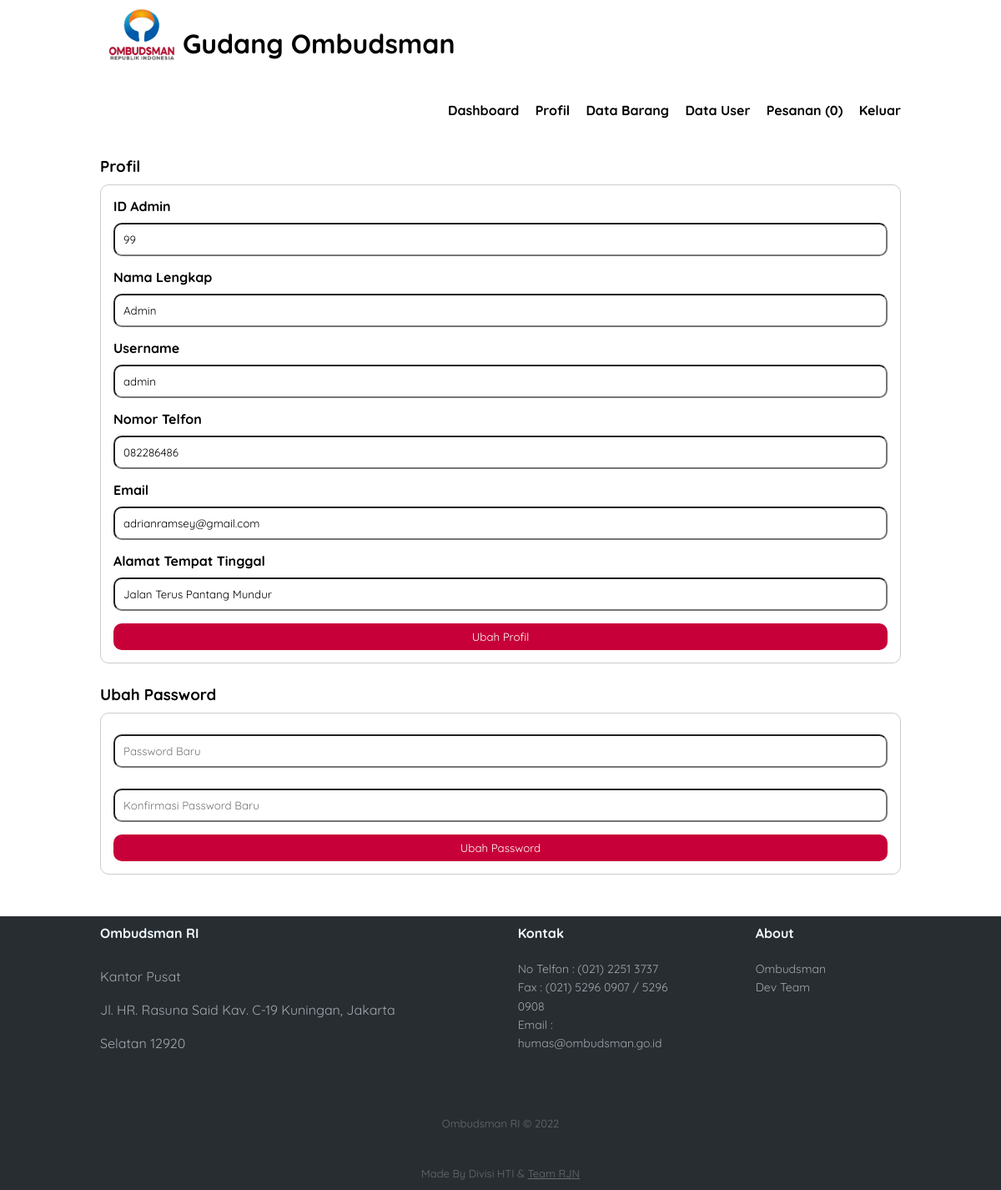
The page /profile.php (signed in) on the database its author committed.
### tables this page shows
CREATE TABLE `data_admin` (
  `admin_id` int(11) NOT NULL,
  `office_id` int(15) NOT NULL,
  `admin_name` varchar(50) NOT NULL,
  `admin_username` varchar(50) NOT NULL,
  `admin_password` varchar(100) NOT NULL,
  `admin_telp` varchar(20) NOT NULL,
  `admin_email` varchar(50) NOT NULL,
  `admin_address` text NOT NULL
);

### profile.php (the view, shortened to what this page needs)
<?php
include 'db.php';
$query = mysqli_query($conn, "SELECT * FROM data_admin WHERE admin_id = '" . $_SESSION['id'] . "' ");
$d = mysqli_fetch_object($query);
$query_super = mysqli_query($conn, "SELECT * FROM data_superadmin WHERE super_admin_id = '" . $_SESSION['id'] . "' ");
$s = mysqli_fetch_object($query_super);
?>
<!DOCTYPE html>
<html lang="en">
<head>
    <link rel="stylesheet" type="text/css" href="css/style.css">
    <link href="https://cdnjs.cloudflare.com/ajax/libs/sweetalert/1.1.3/sweetalert.css" rel="stylesheet" />
</head>
<body>
    <?php
    if ($_SESSION['role_login'] == 'admin') {
    ?>
        <header>
            <div class="container">
                <h1><a href="dashboard.php"><img style="width: 80px ; margin-bottom :-10px ;" src="img/logo-ombudsman2.png" alt=""> Gudang Ombudsman</a></h1>
                <ul style="margin-top: 20px ;">
                    <?php
                    $jml_keranjang = 0;
                    ?>
                    <li><a href="dashboard.php">Dashboard</a></li>
                    <li><a href="profile.php">Profil</a></li>
                    <li><a href="product-data.php">Data Barang</a></li>
                    <li><a href="user-data.php">Data User</a></li>
                    <li><a href="order-table.php">Pesanan (<?php echo $jml_keranjang; ?>)</a></li>
                    <li><a href="logout.php">Keluar</a></li>
                </ul>
            </div>
        </header>
        <div class="section">
            <div class="container">
                <h3>Profil</h3>
                <div class="box">
                    <form action="" method="POST">
                        <h4>ID Admin</h4>
                        <input type="text" name="idadmin" placeholder="ID Admin" class="input-control" value="<?php echo $d->admin_id ?>" readonly>
                        <h4>Nama Lengkap</h4>
                        <input type="text" name="nama" placeholder="Nama Lengkap" class="input-control" value="<?php echo $d->admin_name ?>" required>
                        <h4>Username</h4>
                        <input type="text" name="user" placeholder="Username" class="input-control" value="<?php echo $d->admin_username ?>" required>
                        <h4>Nomor Telfon</h4>
                        <input type="text" name="hp" placeholder="No HP" class="input-control" value="<?php echo $d->admin_telp ?>" required>
                        <h4>Email</h4>
                        <input type="email" name="email" placeholder="Email" class="input-control" value="<?php echo $d->admin_email ?>" required>
                        <h4>Alamat Tempat Tinggal</h4>
                        <input type="text" name="alamat" placeholder="Alamat" class="input-control" value="<?php echo $d->admin_address ?>" required>
                        <input type="submit" name="submit" value="Ubah Profil" class="btn">
                    </form>
                </div>
                <h3>Ubah Password</h3>
                <div class="box">
                    <form action="" method="POST">
                        <input type="password" name="pass1" placeholder="Password Baru" class="input-control" required>
                        <input type="password" name="pass2" placeholder="Konfirmasi Password Baru" class="input-control" required>
                        <input type="submit" name="ubah_password" value="Ubah Password" class="btn">
                    </form>
                </div>
            </div>
        </div>
        <div class="footer-dark">
            <footer>
                <div class="container">
                    <div class="row" style="display: flex ;">
                        <div class="col-md-6 item text" style="margin-right: 90px ;">
                            <h3>Ombudsman RI</h3>
                            <p>Kantor Pusat <br>
                                Jl. HR. Rasuna Said Kav. C-19 Kuningan, Jakarta Selatan 12920</p>
                        </div>
                        <div class="col-sm-6 col-md-3 item" style="margin-right: 90px ;">
                            <h3>Kontak</h3>
                            <ul>
                                <li><a href="#">No Telfon : (021) 2251 3737</a></li>
                                <li><a href="#">Fax : (021) 5296 0907 / 5296 0908</a></li>
                                <li><a href="#">Email : humas@ombudsman.go.id</a></li>
                            </ul>
                        </div>
                        <br>
                        <div class="col-sm-6 col-md-3 item" style="margin-right: 90px ;">
                            <h3>About</h3>
                            <ul>
                                <li><a href="https://ombudsman.go.id/">Ombudsman</a></li>
                                <li><a href="dev-team.php">Dev Team</a></li>
                            </ul>
                        </div>
                        <br>
                    </div>
                    <p class="copyright">Ombudsman RI © 2022</p>
                    <p class="copyright">Made By Divisi HTI & <a href="dev-team.php" target="-blank">Team RJN</a></p>
                </div>
            </footer>
        </div>
    <?php
    } else if ($_SESSION['role_login'] == 'super') {
    ?>
        <header>
            <div class="container">
                <h1><a href="dashboard.php"><img style="width: 70px ; margin-bottom :-10px ;" src="img/logo-ombudsman2.png" alt=""> Gudang Ombudsman</a></h1>
                <ul style="margin-top: 20px ;">
                    <li><a href="dashboard.php">Dashboard </a></li>
                    <li><a href="profile.php">Profil</a></li>
                    <li><a href="category-data.php">Kategori</a></li>
                    <li><a href="product-data.php">Barang</a></li>
                    <li><a href="unit-data.php">Satuan</a></li>
                    <li><a href="office-data.php">Perwakilan</a></li>
                    <li><a href="admin-data.php">Admin</a></li>
                    <li><a href="user-data.php">User</a></li>
                    <li><a href="order-table.php">Pesanan</a></li>
                    <li><a href="logout.php">Keluar</a></li>
                </ul>
            </div>
        </header>
        <div class="section">
            <div class="container">
                <h3>Profil</h3>
                <div class="box">
                    <form action="" method="POST">
                        <h4>ID Super Admin</h4>
                        <input type="text" name="idsuper" placeholder="ID Admin" class="input-control" value="<?php echo $s->super_admin_id ?>" readonly>
                        <h4>Nama Lengkap</h4>
                        <input type="text" name="nama" placeholder="Nama Lengkap" class="input-control" value="<?php echo $s->super_name ?>" required>
                        <h4>Username</h4>
                        <input type="text" name="user" placeholder="Username" class="input-control" value="<?php echo $s->super_username ?>" required>
                        <h4>Nomor Telfon</h4>
                        <input type="text" name="hp" placeholder="No HP" class="input-control" value="<?php echo $s->super_telp ?>" required>
                        <h4>Email</h4>
                        <input type="email" name="email" placeholder="Email" class="input-control" value="<?php echo $s->super_email ?>" required>
                        <h4>Alamat Tempat Tinggal</h4>
                        <input type="text" name="alamat" placeholder="Alamat" class="input-control" value="<?php echo $s->super_address ?>" required>
                        <input type="submit" name="submit" value="Ubah Profil" class="btn">
                    </form>
                    <?php
                    if (isset($_POST['submit'])) {
                        $nama = ucwords($_POST['nama']);
                        $user = $_POST['user'];
                        $hp = $_POST['hp'];
                        $email = $_POST['email'];
                        $alamat = ucwords($_POST['alamat']);
                        $update = mysqli_query($conn, "UPDATE data_superadmin SET
                                        super_name = '" . $nama . "',
                                        super_username = '" . $user . "',
                                        super_telp = '" . $hp . "',
                                        super_email = '" . $email . "',
                                        super_address = '" . $alamat . "'
                                        WHERE super_admin_id = '" . $s->super_admin_id . "' ");
                        if ($update) {
                            echo '<script>Swal.fire({
                                title: "Berhasil Update Profile ",
                                text: "Klik OK Untuk Lanjut",
                                icon: "success"
                              }).then(function() {
                                window.location = "profile.php";
                              });
                            </script>';
                        } else {
                            echo 'gagal' . mysqli_error($conn);
                        }
                    }
                    ?>
                </div>
                <h3>Ubah Password</h3>
                <div class="box">
                    <form action="" method="POST">
                        <input type="password" name="pass1" placeholder="Password Baru" class="input-control" required>
                        <input type="password" name="pass2" placeholder="Konfirmasi Password Baru" class="input-control" required>
                        <input type="submit" name="ubah_password" value="Ubah Password" class="btn">
                    </form>
                    <?php
                    if (isset($_POST['ubah_password'])) {
                        $pass1 = $_POST['pass1'];
                        $pass2 = $_POST['pass2'];
                        if ($pass2 != $pass1) {
                            echo '<script>
                            Swal.fire({
                                icon: "error",
                                title: "Update Password Gagal !",
                                text: "Password baru tidak sesuai dengan Konfirmasi Password"
                              })
                            </script>';
                        } else {
                            $u_pass = mysqli_query($conn, "UPDATE data_admin SET
                                        admin_password = '" . MD5($pass1) . "'
                                        WHERE admin_id = '" . $s->super_admin_id . "' ");
                            if ($u_pass) {
                                echo '<script>Swal.fire({
                                    title: "Berhasil Ubah Password ",
                                    text: "Klik OK Untuk Lanjut",
                                    icon: "success"
                                  }).then(function() {
                                    window.location = "profile.php";
                                  });
                                </script>';
                            } else {
                                echo 'gagal' . mysqli_error($conn);
                            }
                        }
                    }
                    ?>
                </div>
            </div>
        </div>
        <div class="footer-dark">
            <footer>
                <div class="container">
                    <div class="row" style="display: flex ;">
                        <div class="col-md-6 item text" style="margin-right: 90px ;">
                            <h3>Ombudsman RI</h3>
                            <p>Kantor Pusat <br>
                                Jl. HR. Rasuna Said Kav. C-19 Kuningan, Jakarta Selatan 12920</p>
                        </div>
                        <div class="col-sm-6 col-md-3 item" style="margin-right: 90px ;">
                            <h3>Kontak</h3>
                            <ul>
                                <li><a href="#">No Telfon : (021) 2251 3737</a></li>
                                <li><a href="#">Fax : (021) 5296 0907 / 5296 0908</a></li>
                                <li><a href="#">Email : humas@ombudsman.go.id</a></li>
                            </ul>
                        </div>
                        <br>
                        <div class="col-sm-6 col-md-3 item" style="margin-right: 90px ;">
                            <h3>About</h3>
                            <ul>
                                <li><a href="https://ombudsman.go.id/">Ombudsman</a></li>
                                <li><a href="dev-team.php">Dev Team</a></li>
                            </ul>
                        </div>
                        <br>
                    </div>
                    <p class="copyright">Ombudsman RI © 2022</p>
                    <p class="copyright">Made By Divisi HTI & <a href="dev-team.php" target="-blank">Team RJN</a></p>
                    <i class="fa-regular fa-cart-shopping"></i>
                </div>
            </footer>
        </div>
    <?php
    }
    ?>
</body>
</html>

### css/style.css (style rules this page uses)
* { padding: 0; margin: 0; font-family: 'Quicksand', sans-serif; }
body { background: url("../img/background-login.png"); }
.input-control { width: 100%; padding: 10px; margin-top: 10px; margin-bottom: 15px; box-sizing: border-box; border-radius: 10px; }
.btn { padding: 8px 15px; box-sizing: border-box; border-radius: 10px; width: 100%; background-color: #c70039; color: #fff; border: none; cursor: pointer; }
header { border: 1px; background-color: #fff; color: #000; }
header h1 { float: left; padding: 10px; text-decoration: none; }
header ul { float: right; }
header ul li { display: inline-block; }
header ul li a { padding: 20px 0 20px 15px; display: inline-block; text-decoration: none; font-weight: bold; }
header .container h1 a { text-decoration: none; }
a { color: inherit; }
.container { width: 80%; margin: 0 auto; }
.container:after { content: ''; display: block; clear: both; }
.section { padding: 25px 0; }
.box { background-color: #fff; border-radius: 10px; border: 1px solid #ccc; padding: 15px; box-sizing: border-box; margin: 10px 0 25px 0; }
.box:after { content: ''; display: block; clear: both; }
.footer-dark { width: 100%; line-height: 40px; background: #282d32; color: #f0f9ff; bottom: 0px; }
.footer-dark h3 { margin-top:0; margin-bottom:12px; font-weight:bold; font-size:16px; }
.footer-dark ul { padding:0; list-style:none; line-height:1.6; font-size:14px; margin-bottom:0; }
.footer-dark ul a { color:inherit; text-decoration:none; opacity:0.6; }
.footer-dark .item.text { margin-bottom:36px; }
.footer-dark .item.text p { opacity:0.6; margin-bottom:0; }
.footer-dark .copyright { text-align:center; padding-top:20px; opacity:0.3; font-size:13px; margin-bottom:0; }

### rows shown on the page
data_admin: idadmin "99", nama "Admin", user "admin", hp "082286486", email "adrianramsey@gmail.com", alamat "Jalan Terus Pantang Mundur"

### other values the page prints
$jml_keranjang "0"
